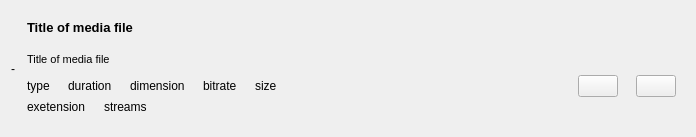
<?xml version="1.0" encoding="UTF-8"?>
<ui version="4.0">
 <class>ConversionItemWidget</class>
 <widget class="QWidget" name="ConversionItemWidget">
  <property name="geometry">
   <rect>
    <x>0</x>
    <y>0</y>
    <width>696</width>
    <height>137</height>
   </rect>
  </property>
  <property name="windowTitle">
   <string>Form</string>
  </property>
  <layout class="QHBoxLayout" name="horizontalLayout">
   <item>
    <widget class="QWidget" name="innerWidget" native="true">
     <layout class="QHBoxLayout" name="horizontalLayout_3">
      <property name="leftMargin">
       <number>0</number>
      </property>
      <property name="topMargin">
       <number>0</number>
      </property>
      <property name="rightMargin">
       <number>0</number>
      </property>
      <property name="bottomMargin">
       <number>0</number>
      </property>
      <item>
       <widget class="ProgressLabel" name="fileThumbnailProgressLabel">
        <property name="sizePolicy">
         <sizepolicy hsizetype="Preferred" vsizetype="Expanding">
          <horstretch>0</horstretch>
          <verstretch>0</verstretch>
         </sizepolicy>
        </property>
        <property name="text">
         <string>-</string>
        </property>
        <property name="alignment">
         <set>Qt::AlignCenter</set>
        </property>
       </widget>
      </item>
      <item>
       <layout class="QVBoxLayout" name="verticalLayout">
        <property name="spacing">
         <number>0</number>
        </property>
        <property name="leftMargin">
         <number>6</number>
        </property>
        <property name="topMargin">
         <number>0</number>
        </property>
        <item>
         <widget class="QLabel" name="fileTitleLable">
          <property name="font">
           <font>
            <pointsize>10</pointsize>
            <bold>true</bold>
           </font>
          </property>
          <property name="text">
           <string>Title of media file</string>
          </property>
         </widget>
        </item>
        <item>
         <widget class="QLabel" name="filePathLable">
          <property name="font">
           <font>
            <pointsize>8</pointsize>
           </font>
          </property>
          <property name="text">
           <string>Title of media file</string>
          </property>
         </widget>
        </item>
        <item>
         <layout class="QVBoxLayout" name="verticalLayout_2">
          <property name="spacing">
           <number>0</number>
          </property>
          <property name="rightMargin">
           <number>9</number>
          </property>
          <property name="bottomMargin">
           <number>9</number>
          </property>
          <item>
           <layout class="QHBoxLayout" name="horizontalLayout_4">
            <property name="spacing">
             <number>18</number>
            </property>
            <item>
             <widget class="QLabel" name="mediaTypeLabel">
              <property name="sizePolicy">
               <sizepolicy hsizetype="Maximum" vsizetype="Preferred">
                <horstretch>0</horstretch>
                <verstretch>0</verstretch>
               </sizepolicy>
              </property>
              <property name="text">
               <string>type</string>
              </property>
             </widget>
            </item>
            <item>
             <widget class="QLabel" name="mediaDurationLabel">
              <property name="sizePolicy">
               <sizepolicy hsizetype="Maximum" vsizetype="Preferred">
                <horstretch>0</horstretch>
                <verstretch>0</verstretch>
               </sizepolicy>
              </property>
              <property name="text">
               <string>duration</string>
              </property>
             </widget>
            </item>
            <item>
             <widget class="QLabel" name="videoDimensionLabel">
              <property name="sizePolicy">
               <sizepolicy hsizetype="Maximum" vsizetype="Preferred">
                <horstretch>0</horstretch>
                <verstretch>0</verstretch>
               </sizepolicy>
              </property>
              <property name="text">
               <string>dimension</string>
              </property>
             </widget>
            </item>
            <item>
             <widget class="QLabel" name="bitrateLabel">
              <property name="sizePolicy">
               <sizepolicy hsizetype="Maximum" vsizetype="Preferred">
                <horstretch>0</horstretch>
                <verstretch>0</verstretch>
               </sizepolicy>
              </property>
              <property name="text">
               <string>bitrate</string>
              </property>
             </widget>
            </item>
            <item>
             <widget class="QLabel" name="fileSizeLabel">
              <property name="sizePolicy">
               <sizepolicy hsizetype="Maximum" vsizetype="Preferred">
                <horstretch>0</horstretch>
                <verstretch>0</verstretch>
               </sizepolicy>
              </property>
              <property name="text">
               <string>size</string>
              </property>
             </widget>
            </item>
            <item>
             <spacer name="horizontalSpacer_2">
              <property name="orientation">
               <enum>Qt::Horizontal</enum>
              </property>
              <property name="sizeHint" stdset="0">
               <size>
                <width>40</width>
                <height>20</height>
               </size>
              </property>
             </spacer>
            </item>
            <item>
             <widget class="QPushButton" name="changeOutputSettingsPushButton">
              <property name="sizePolicy">
               <sizepolicy hsizetype="Maximum" vsizetype="Maximum">
                <horstretch>0</horstretch>
                <verstretch>0</verstretch>
               </sizepolicy>
              </property>
              <property name="text">
               <string/>
              </property>
             </widget>
            </item>
            <item>
             <widget class="QPushButton" name="formatInfoPushButton">
              <property name="sizePolicy">
               <sizepolicy hsizetype="Maximum" vsizetype="Maximum">
                <horstretch>0</horstretch>
                <verstretch>0</verstretch>
               </sizepolicy>
              </property>
              <property name="text">
               <string/>
              </property>
             </widget>
            </item>
           </layout>
          </item>
          <item>
           <layout class="QHBoxLayout" name="horizontalLayout_5">
            <property name="spacing">
             <number>18</number>
            </property>
            <property name="bottomMargin">
             <number>0</number>
            </property>
            <item>
             <widget class="QLabel" name="fileExetensionLabel">
              <property name="sizePolicy">
               <sizepolicy hsizetype="Maximum" vsizetype="Preferred">
                <horstretch>0</horstretch>
                <verstretch>0</verstretch>
               </sizepolicy>
              </property>
              <property name="text">
               <string>exetension</string>
              </property>
             </widget>
            </item>
            <item>
             <widget class="QLabel" name="mediaStreamsLabel">
              <property name="sizePolicy">
               <sizepolicy hsizetype="Maximum" vsizetype="Preferred">
                <horstretch>0</horstretch>
                <verstretch>0</verstretch>
               </sizepolicy>
              </property>
              <property name="text">
               <string>streams</string>
              </property>
             </widget>
            </item>
            <item>
             <spacer name="horizontalSpacer_3">
              <property name="orientation">
               <enum>Qt::Horizontal</enum>
              </property>
              <property name="sizeHint" stdset="0">
               <size>
                <width>40</width>
                <height>20</height>
               </size>
              </property>
             </spacer>
            </item>
           </layout>
          </item>
         </layout>
        </item>
       </layout>
      </item>
     </layout>
    </widget>
   </item>
  </layout>
 </widget>
 <customwidgets>
  <customwidget>
   <class>ProgressLabel</class>
   <extends>QLabel</extends>
   <header>Widgets/progresslabel.h</header>
  </customwidget>
 </customwidgets>
 <resources/>
 <connections/>
</ui>
